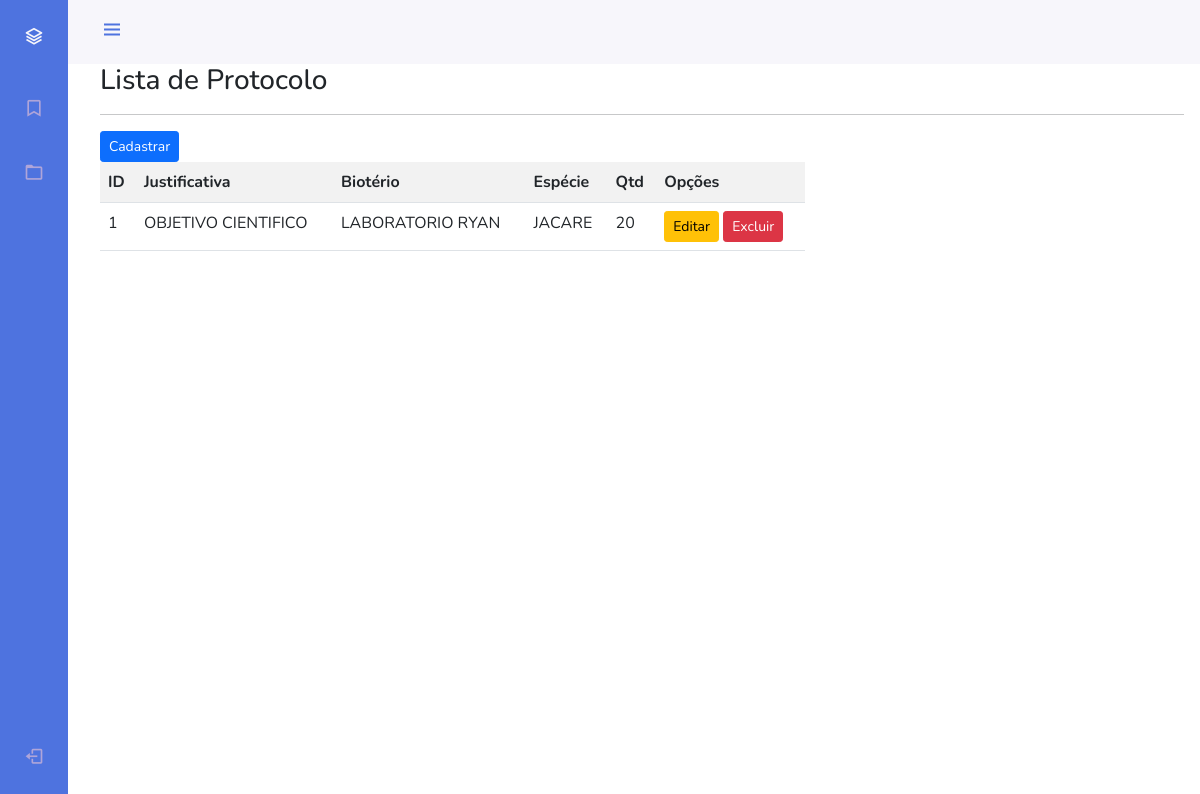
Screenshot of /lista/protocolo/ (signed in) with the database file from the repository.
### Pesquisador/models.py (models this page shows, shortened)
class Protocolo(models.Model):
    STATUS_CHOICES = [
    ('AP', 'APROVADO'),
    ('RE', 'REPROVADO'),
    ('PE', 'PENDENTE'),
]
    titulo_protocolo = models.CharField('Titulo', max_length=100, null=True)
    justificativa = models.CharField('Justificativa',max_length=100)
    bioterio = models.ForeignKey(Bioterio, on_delete=models.CASCADE, null=True)
    resumo = models.TextField("Resumo em Português")
    resumo_en = models.TextField("Resumo em Inglês")
    data_inicio = models.DateField("Data de Início")
    data_termino = models.DateField("Data de Termino")
    especie = models.CharField("Espécie", max_length=50)
    quantidade = models.IntegerField()
    status = models.CharField(max_length=2, choices=STATUS_CHOICES, default='PE', blank=True)

class Bioterio(models.Model):
    nome_bioterio = models.CharField('Bioterio', max_length=100)
    cnpj = models.CharField('CNPJ', max_length=100)
    rua = models.CharField('Rua', max_length=100)
    numero = models.CharField('Número', max_length=100)
    bairro = models.CharField('Bairro', max_length=100)
    cidade = models.CharField('Municipio', max_length=100)
    estado = models.CharField('Estado', max_length=100)
    def __str__(self):
        return self.nome_bioterio

### Pesquisador/views.py (the view)
# urls.py: path('lista/protocolo/', views.ProtocoloList.as_view(), name="lista-protocolo"),
class ProtocoloList(ListView):
    model = Protocolo
    template_name = 'pesquisador/lista-protocolo.html'

### template/pesquisador/lista-protocolo.html (shortened to what this page needs)
{% extends 'model-page.html'%}
{% load static %}
{% load crispy_forms_tags %}
{% block conteudo %}
{% if request.user.groups.all.0.name == "Pesquisador" %}
<h3>Lista de Protocolo</h3>
<hr>
<a href="{% url 'cadastrar-protocolo' %}" class="btn btn-primary btn-sm">Cadastrar</a>
<div class="table-responsive">
    <table class="table table-striped">
        <tr>
            <th>ID</th>
            <th>Justificativa</th>
            <th>Biotério</th>
            <th>Espécie</th>
            <th>Qtd</th>
            <th>Opções</th>
        </tr>
        {% for protocolo in object_list %}
        <tr>
            <td>{{ protocolo.id }}</td>
            <td>{{ protocolo.justificativa }}</td>
            <td>{{ protocolo.bioterio }}</td>
            <td>{{ protocolo.especie }}</td>
            <td>{{ protocolo.quantidade }}</td>
            <td>
             <a href="{% url 'editar-protocolo' protocolo.pk %}" class="btn btn-warning btn-sm" >Editar</a>
             <a href="{% url 'excluir-protocolo' protocolo.pk %}" class="btn btn-danger btn-sm" >Excluir</a>
            </td>
        </tr>
        {% empty %}
        <tr>
            <td colspan="5">Nenhum protocolo registrado.</td>
        </tr>
        {% endfor %}
    </table>
</div>
{% else %}
    <a href="{% url 'logout' %}" class="btn btn-primary" >Logout</a>
    <hr>
    <h2>Você não tem permissão por favor faça o login como Pesquisador</h2>
{% endif %}
{% endblock %}

### static/css/styles.css (style rules this page uses)
:root { --header-height: 3rem; --nav-width: 68px; --first-color: #4e73df; --first-color-light: #AFA5D9; --white-color: #F7F6FB; --body-font: 'Nunito', sans-serif; --normal-font-size: 1rem; --z-fixed: 100; }
*,::before,::after { box-sizing: border-box; }
body { position: relative; margin: var(--header-height) 0 0 0; padding: 0 1rem; font-family: var(--body-font); font-size: var(--normal-font-size); transition: .5s; }
a { text-decoration: none; }
@media screen and (min-width: 768px) { body { margin: calc(var(--header-height) + 1rem) 0 0 0; padding-left: calc(var(--nav-width) + 2rem); } }

### template/pesquisador/lista-protocolo.html (style rules this page uses)
.table-responsive { width: 65%; }

### rows the page displays
Protocolo: id "1", justificativa "OBJETIVO CIENTIFICO", bioterio "LABORATORIO RYAN", especie "JACARE", quantidade "20"
